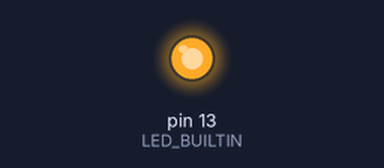
A sketch run on a simulated Arduino Uno, built with avr-gcc and run on an emulated ATmega328P. Shown: output pins drawn as LEDs (lit = HIGH).

Above: at 1.0 s.
At 3.0 s:
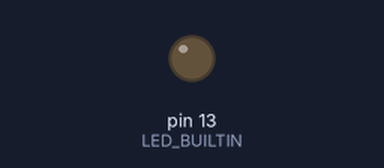
Timing chart, 0 to 5.2 s (numbered marks = the images above):
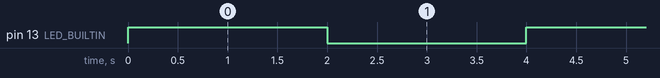

The sketch:

0108-ElenaLed.ino
```cpp
/* Ejercisio para ensender un LED rojo
 */

void setup() {
  // Iniciamos el pin digital numero 13
  pinMode (LED_BUILTIN, OUTPUT);

}

void loop() {
  // pon tu código principal aquí, para ejecutar repetidamente.
  digitalWrite(LED_BUILTIN,OUTPUT);    // enciendo el LED (usando el comando HIGH de voltage)
  delay(2000);                         // esperar un segundo
  digitalWrite(LED_BUILTIN,LOW);      // para apagar el LED (se utiliza el comando LOW)
  delay(2000);                       // esperar un segundo
}
```

Measured:
- by itself, pin 13 (LED_BUILTIN): alternates HIGH for 2.0 s and LOW for 2.0 s
